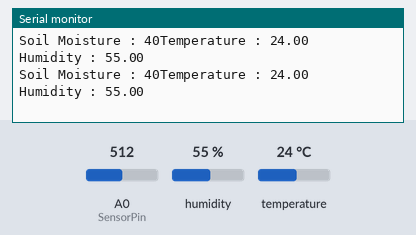
Recording of a sketch running on a simulated ESP8266 (NodeMCU). On the bench: the last lines printed to the serial monitor. Inputs (shaded band) come from the test bench; at power-on: humidity 55 %, A0 (SensorPin) = 512, temperature 24 °C. WiFi joins after 1.5 s; servers stay silent unless stated.

Above: at 3.0 s.
3.1 s: humidity set to 22 %
At 4.21 s:
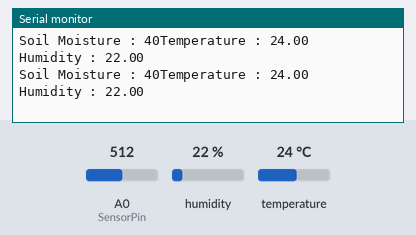
4.6 s: A0 (SensorPin) set to 716
At 4.61 s:
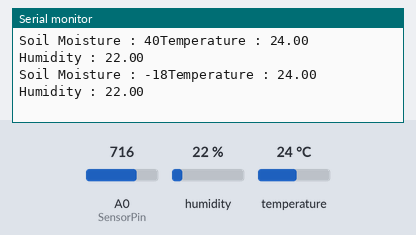
6.1 s: temperature set to 12 °C
At 6.12 s:
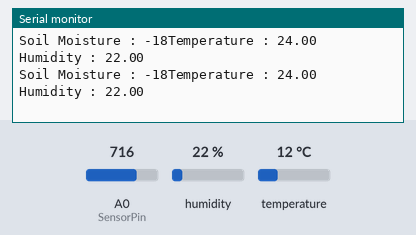
7.6 s: A0 (SensorPin) set to 900
At 8.22 s:
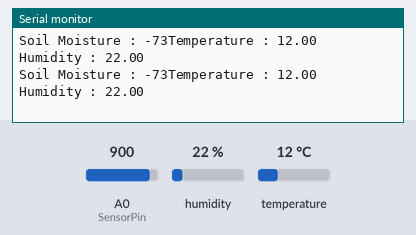
9.1 s: humidity set to 40 %
At 10.51 s:
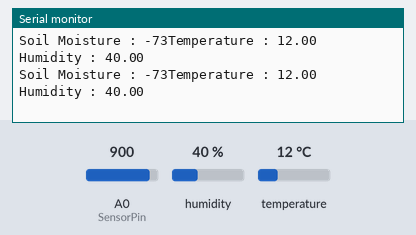
Timing chart, 0 to 11.6 s (numbered marks = the images above; inputs shaded):
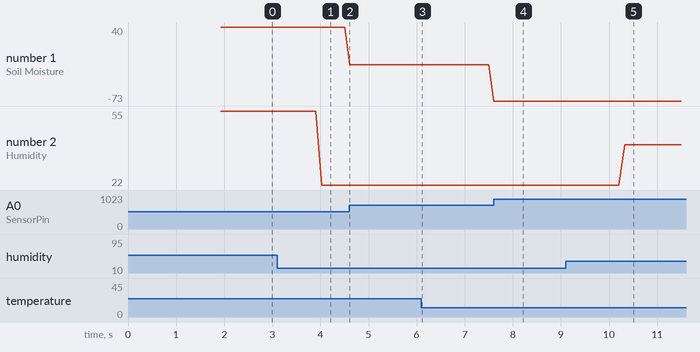

The sketch:

smart-environment-monitoring-system.ino
```cpp
#define BLYNK_TEMPLATE_ID "TMPL3466yY8pl"
#define BLYNK_TEMPLATE_NAME "Environment Monitoring System"
#define BLYNK_AUTH_TOKEN "akZZG3qpc8k9_WkJ3xqx-zhIvGvLGKSh"

#define BLYNK_PRINT Serial
#include <ESP8266WiFi.h>
#include <BlynkSimpleEsp8266.h>

#include <DHT.h>


char auth[] = BLYNK_AUTH_TOKEN;

char ssid[] = "Galaxy F23 5G 3FF5";  // type your wifi name
char pass[] = "edrp6836ehan";  // type your wifi password

BlynkTimer timer;


#define DHTPIN 4 //Connect Out pin to D2 in NODE MCU
#define DHTTYPE DHT11
DHT dht(DHTPIN, DHTTYPE);

const int AirValue = 650;   //you need to replace this value with Value_1
const int WaterValue = 310;  //you need to replace this value with Value_2
const int SensorPin = A0;

void sendSensor()
{
  /*int soilmoisturevalue = analogRead(A0);
   soilmoisturevalue = map(soilmoisturevalue, 0, 1023, 0, 100);*/
   int value = analogRead(A0);
  //value = map(value,400,1023,100,0);
   value = map(value, AirValue, WaterValue, 0, 100);
  float h = dht.readHumidity();
  float t = dht.readTemperature(); // or dht.readTemperature(true) for Fahrenheit

  if (isnan(h) || isnan(t)) {
    Serial.println("Failed to read from DHT sensor!");
    return;
  }
  // You can send any value at any time.
  // Please don't send more that 10 values per second.
    Blynk.virtualWrite(V0, value);
    Blynk.virtualWrite(V1, t);
    Blynk.virtualWrite(V2, h);
    Serial.print("Soil Moisture : ");
    Serial.print(value);
    Serial.print("Temperature : ");
    Serial.print(t);
    Serial.print("    Humidity : ");
    Serial.println(h);
}
void setup()
{

  Serial.begin(115200);


  Blynk.begin(auth, ssid, pass);
  dht.begin();
  timer.setInterval(100L, sendSensor);

  }

void loop()
{
  Blynk.run();
  timer.run();
 }
```

Measured:
- after the input at 3.1 s, the serial monitor: prints a new line after 0.93 s (image 1)
- after the input at 4.6 s, the serial monitor: prints a new line at once (image 2)
- after the input at 7.6 s, the serial monitor: prints a new line at once (image 4)
- after the input at 9.1 s, the serial monitor: prints a new line after 1.2 s (image 5)
- plotted number 1: 40 → -18 after the input at 4.6 s, -18 → -73 after the input at 7.6 s
- plotted number 2: 55 → 22 after the input at 3.1 s, 22 → 40 after the input at 9.1 s
